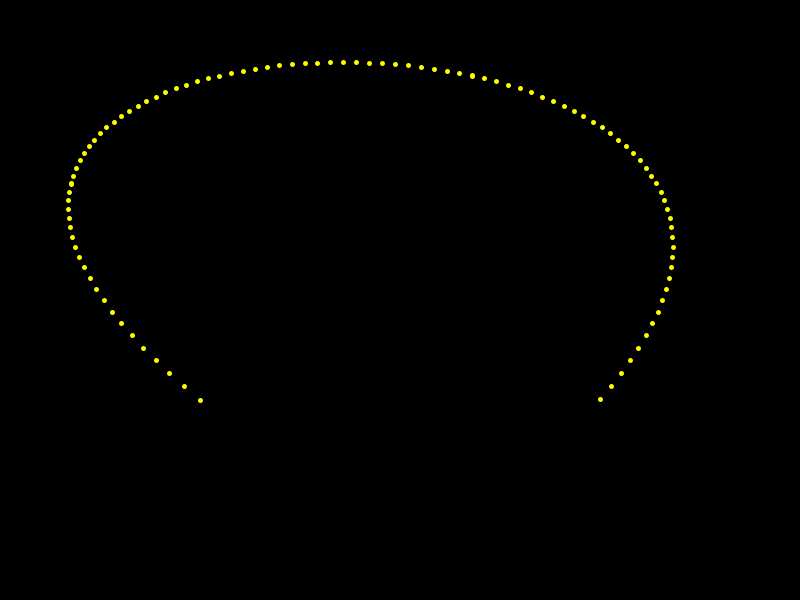
Frame 1 (no input)
Frame 60 (the mouse pressed at the canvas centre just before this capture): identical to frame 1, image omitted
Frame 120 (the mouse held since frame 60 and released just before this capture): identical to frame 1, image omitted

The Processing sketch that drew this single still picture (run headless with seeded random() and noise(); from frame 60 on, the mouse is pressed at the canvas centre):

// Processing sketch: CurvaInterpolacio
// ── CurvaInterpolacio.pde
// Una curva de grado 3 (cúbica)
// Paramétrica y polinómica
// Voy a utilizar una clase

// Variables y objetos
curva mi_primera_curva;
boolean isBezier = false;


// Clases
class curva{
  // Atributos
  PVector[] puntos_de_ctrl;
  PVector[] coefs;
  // Constructor
  curva(PVector[] p){
    // Reservamos memoria
    puntos_de_ctrl = new PVector[4];
    coefs = new PVector[4];
    // Inicializamos
    for(int i=0;i<4;i++){
      puntos_de_ctrl[i]=new PVector(0.0,0.0);
      coefs[i]=new PVector(0.0,0.0);
      // Copiamos los puntos recibidos
      puntos_de_ctrl[i]=p[i];
    }
  }
  // Metodos
  void calcular_coefs_inerpolacio(){
    // Utilizando la matriz de interpolacion
    // que son 4 ecuaciones ... calculamos las Cs
    //  equacion para cada posicion(x,y)
    //C0 = P0;
    coefs[0].x = puntos_de_ctrl[0].x;
    coefs[0].y = puntos_de_ctrl[0].y;
    //C1 = -5.5P0+0P1+4.5P2+P3
    coefs[1].x = -5.5*puntos_de_ctrl[0].x + 9.0 * puntos_de_ctrl[1].x -4.5* puntos_de_ctrl[2].x + puntos_de_ctrl[3].x;
    coefs[1].y = -5.5*puntos_de_ctrl[0].y + 9.0 * puntos_de_ctrl[1].y -4.5* puntos_de_ctrl[2].y + puntos_de_ctrl[3].y;
    //C2 =  9P0 -22.5P1 + 18P2 -4.5P3
    coefs[2].x = 9*puntos_de_ctrl[0].x - 22.5*puntos_de_ctrl[1].x + 18*puntos_de_ctrl[2].x -4.5*puntos_de_ctrl[3].x;
    coefs[2].y = 9*puntos_de_ctrl[0].y - 22.5*puntos_de_ctrl[1].y + 18*puntos_de_ctrl[2].y -4.5*puntos_de_ctrl[3].y;
    //C3 = -4.5P0+ 13.5P1 -13.5P2 +4.5P3
    coefs[3].x = -4.5*puntos_de_ctrl[0].x + 13.5*puntos_de_ctrl[1].x - 13.5*puntos_de_ctrl[2].x + 4.5*puntos_de_ctrl[3].x;
    coefs[3].y = -4.5*puntos_de_ctrl[0].y + 13.5*puntos_de_ctrl[1].y - 13.5*puntos_de_ctrl[2].y + 4.5*puntos_de_ctrl[3].y;

  }
  
  void calcular_coefs_bezier(){
    //C0 = P0;
    coefs[0].x = puntos_de_ctrl[0].x;
    coefs[0].y = puntos_de_ctrl[0].y;
    //C1 = -3P0+3P1
    coefs[1].x = -3*puntos_de_ctrl[0].x + 3 * puntos_de_ctrl[1].x;
    coefs[1].y = -3*puntos_de_ctrl[0].y + 3 * puntos_de_ctrl[1].y;
    //C2 =  3P0 -6P1 + 3P2 
    coefs[2].x = 3*puntos_de_ctrl[0].x - 6*puntos_de_ctrl[1].x + 3*puntos_de_ctrl[2].x;
    coefs[2].y = 3*puntos_de_ctrl[0].y - 6*puntos_de_ctrl[1].y + 3*puntos_de_ctrl[2].y;
    //C3 = -P0 + 3P1 -3P2 + P3
    coefs[3].x = -1*puntos_de_ctrl[0].x + 3*puntos_de_ctrl[1].x - 3*puntos_de_ctrl[2].x + puntos_de_ctrl[3].x;
    coefs[3].y = -1*puntos_de_ctrl[0].y + 3*puntos_de_ctrl[1].y - 3*puntos_de_ctrl[2].y + puntos_de_ctrl[3].y;
  }
  
  void pintar_curva(){
    float x,y;
    // Pintara los puntos de control
    // Tambien pintara a la curva
    // Podemos emplear puntos para hacerlo
    // Caracteristicas de pintado
    strokeWeight(5); // 5 pixeles de grueso para los puntos
    stroke(255,255,0); // Curva de color amarillo
    for(float inc_u=0.0;inc_u<1.0;inc_u+=0.01){ // 100 vueltas
      // Calcular X
      x = coefs[0].x + coefs[1].x * inc_u +
      coefs[2].x * inc_u * inc_u +
      coefs[3].x * inc_u * inc_u * inc_u;
      // Calcular Y
      y = coefs[0].y + coefs[1].y * inc_u +
      coefs[2].y * inc_u * inc_u +
      coefs[3].y * inc_u * inc_u * inc_u;
      // Pintar un "puntito" en esa coord XYZ
      point(x,y);
    }
  }
}

// Funciones
// El Setup crea la curva
void setup(){
  PVector p[];
  // Ventana
  size(800,600);
  // Inventarnos 1 curva
  // Invertarnos sus puntos de control
  p = new PVector[4];
  p[0] = new PVector(200,400); // Este es el punto de ctrl P0
  p[1] = new PVector(150,100); // Y este es el P1
  p[2] = new PVector(550,100); // El P2
  p[3] = new PVector(600,400); // P3
  // Llamamos al constructor de la curva
  mi_primera_curva = new curva(p);
  // Calculamos sus coeficientes
  if(isBezier){
    mi_primera_curva.calcular_coefs_bezier();
  }
  else{
    mi_primera_curva.calcular_coefs_inerpolacio();
  }
}

// El draw pinta la curva
void draw(){
  background(0);
  mi_primera_curva.pintar_curva();
}
